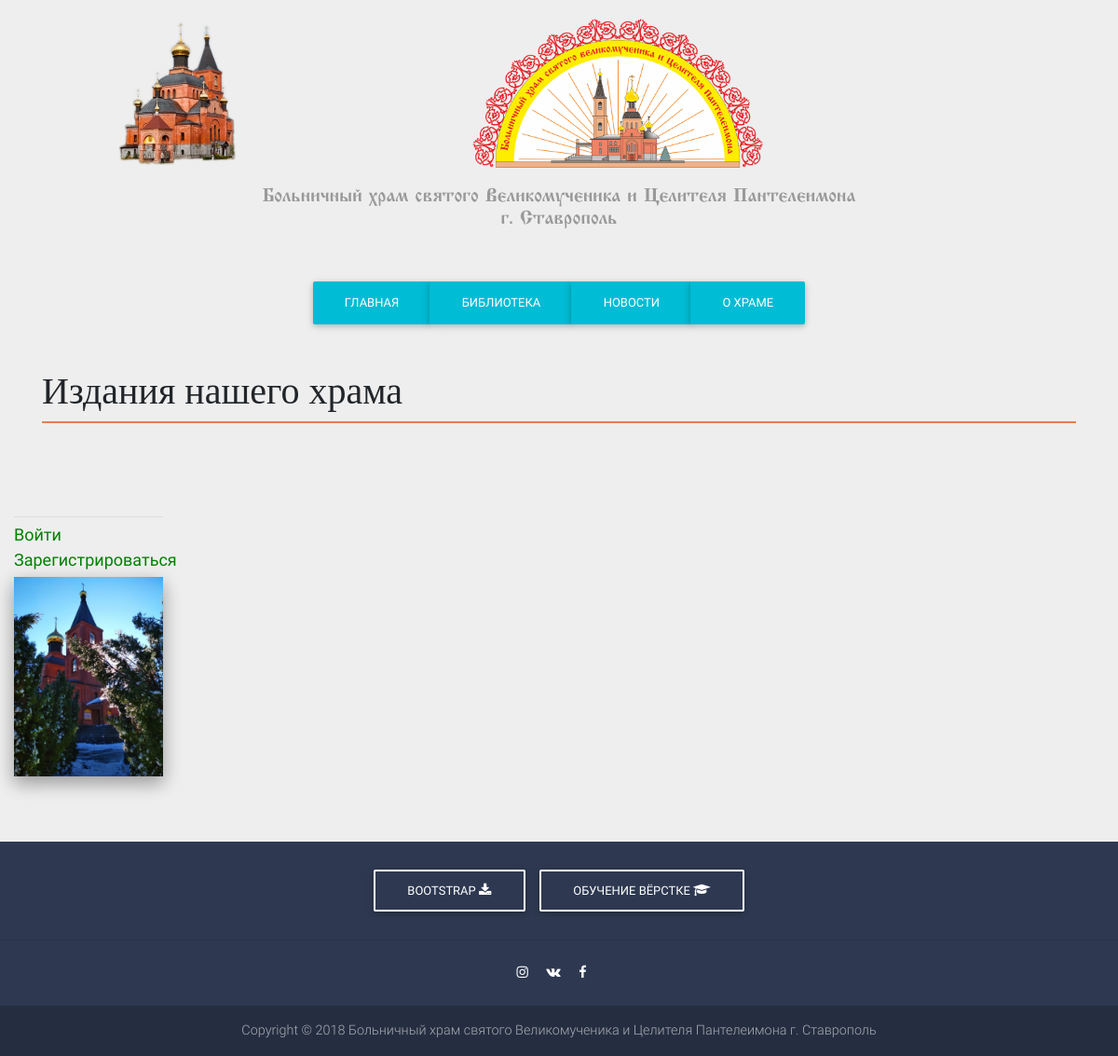
The page /pages/p_biblioteka.php on the database as committed earlier.
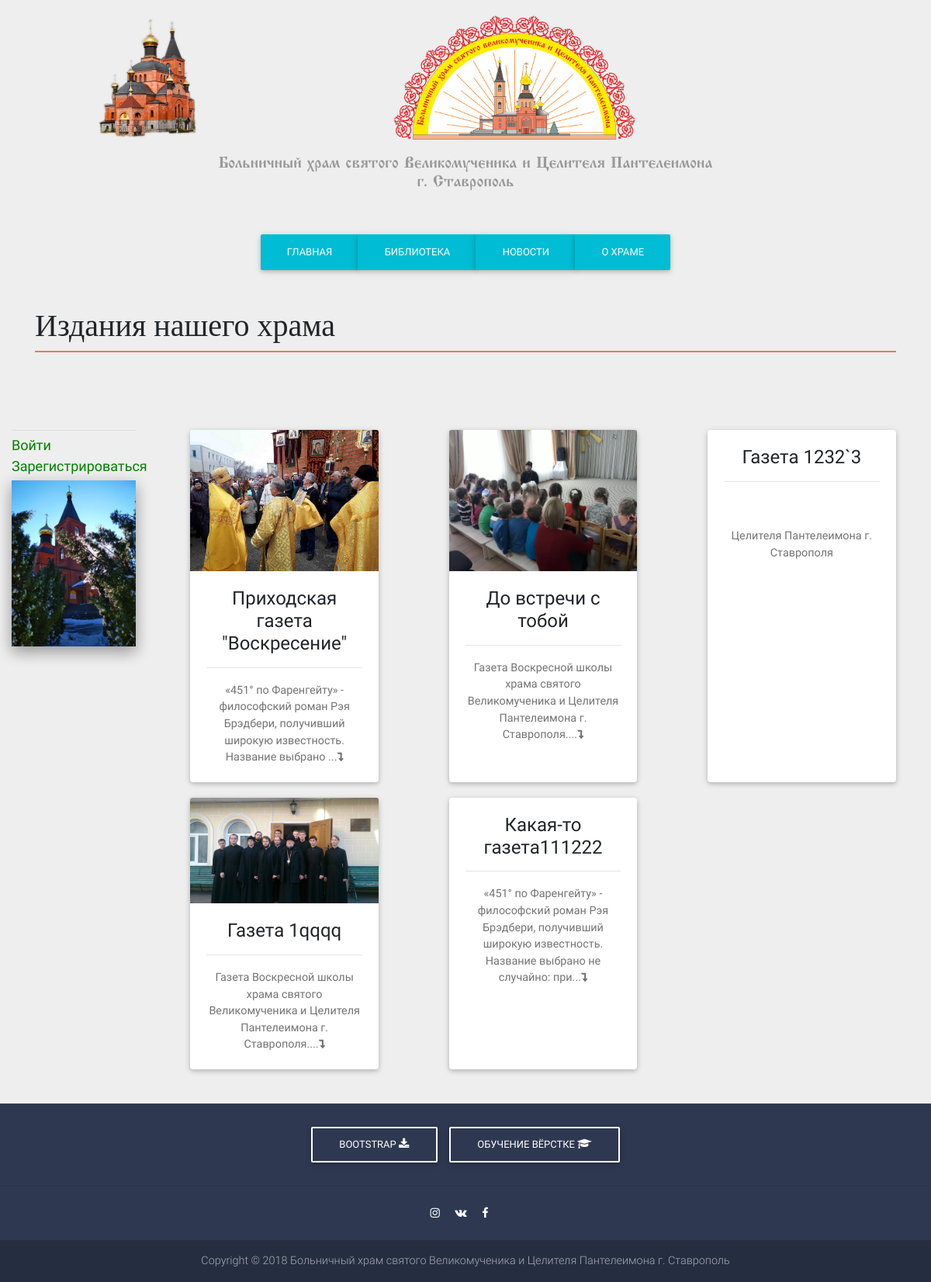
The same page on the database as committed later.
### tables this page shows
CREATE TABLE `publishing_blocks` (
  `id` int(11) NOT NULL,
  `block_name` varchar(100) NOT NULL,
  `block_image` varchar(500) NOT NULL,
  `block_description` varchar(500) NOT NULL,
  `block_hidden` tinyint(1) NOT NULL
);

### pages/p_biblioteka.php (the view, shortened to what this page needs)
<?php
require_once $_SERVER['DOCUMENT_ROOT'].'/scripts/s_connect.php';
require_once $_SERVER['DOCUMENT_ROOT'].'/scripts/s_functions.php';
?>
<main>
	<section class="container-fluid">
		<div class="row">
			<div class="col-sm-0 col-lg-2">
			</div>
			<div class="col-sm-12 col-lg-10">
				<div class="content">
					<div class="row">
				<?php
				$select_query = sprintf("SELECT * FROM publishing_blocks");
				$result = mysqli_query($link, $select_query);
				while ($row = mysqli_fetch_array($result)) {
					if(strlen($row["block_description"])>"120") $str = "...<i class='fa fa-level-down' aria-hidden='true'></i>"; else $str = "";
						$descr_cut = mb_substr(strip_tags($row["block_description"]), 0, 120, 'utf-8');
					if ($_SESSION['id'] == null or $_SESSION['id'] > 1) {
						$hidden = $row['block_hidden'];
						if ($hidden == 0) {
							$color = "display: none";}
							else {
								continue(1);
							}
						}
						echo "
						<div class='col-sm-12 col-md-6 col-lg-4 d-flex justify-content-center'>
						<div class='card pub-block'>
						<div class='no_error' style='".$color." ".$border."'><strong>".$no_error."</strong><br>".$edit."<br>".$delete."</div>
						<div class='view overlay'>
						<img class='card-img-top m-0 p-0' src=/".$row["block_image"]." alt=''>
						<a href='/pages/biblioteka/p_publishing_page.php?id=".$row["id"]."'>
						<div class='mask rgba-white-slight'></div>
						</a>
						</div>
						<div class='card-body'>
						<table class='pub-block-wrap' style='height: 150px;'>
					  <tbody>
					    <tr>
					      <td class='align-top'><h4 class='card-title'>".$row["block_name"]."<hr></h4></td>
					    </tr>
					    <tr>
					      <td class='align-bottom'><a href='/pages/biblioteka/p_publishing_page.php?id=".$row["id"]."'><p class='card-text align-text-bottom'>".$descr_cut.$str."</p></a>
					      </td>
					    </tr>
					  </tbody>
						</table>
						</div>
						</div>
						</div>";}?>
					</div>
				</div>
			</div>
		</div>
	</section>
</main>

Rows that differ between the two databases and show on the page:
now on this page (row edited): publishing_blocks: block_image (picture), block_name "Приходская газета \"Воскресение\"", block_description "«451° по Фаренгейту» - философский роман Рэя Брэдбери, получивший широкую известность. Название выбрано"
added publishing_blocks: block_image (picture), block_name "До встречи с тобой", block_description "Газета Воскресной школы храма святого Великомученика и Целителя Пантелеимона г. Ставрополя."
added publishing_blocks: block_name "Газета 1232`3", block_description "Целителя Пантелеимона г. Ставрополя"
added publishing_blocks: block_image (picture), block_name "Газета 1qqqq", block_description "Газета Воскресной школы храма святого Великомученика и Целителя Пантелеимона г. Ставрополя."
added publishing_blocks: block_name "Какая-то газета111222", block_description "«451° по Фаренгейту» - философский роман Рэя Брэдбери, получивший широкую известность. Название выбрано не случайно: при"
